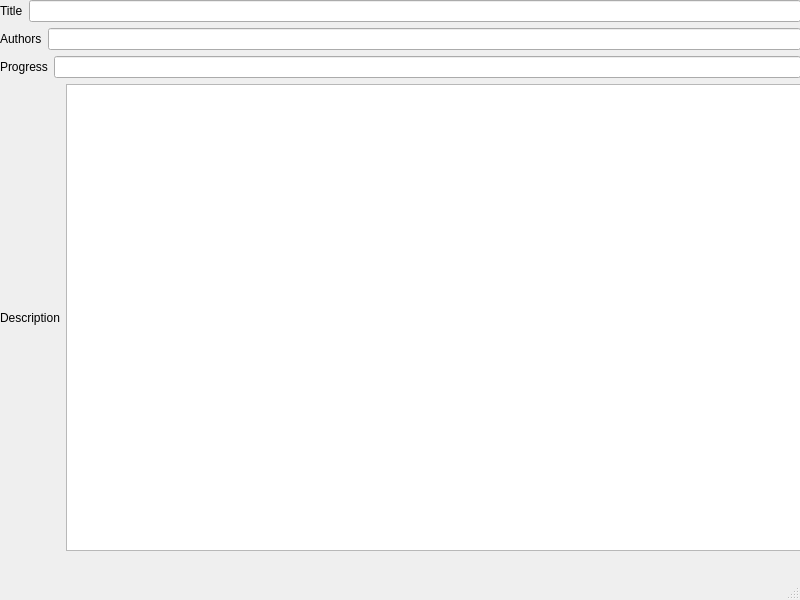
<?xml version="1.0" encoding="UTF-8"?>
<ui version="4.0">
 <class>ModifyOrComposeBook</class>
 <widget class="QMainWindow" name="ModifyOrComposeBook">
  <property name="geometry">
   <rect>
    <x>0</x>
    <y>0</y>
    <width>800</width>
    <height>600</height>
   </rect>
  </property>
  <property name="windowTitle">
   <string>MainWindow</string>
  </property>
  <widget class="QWidget" name="centralwidget">
   <widget class="QWidget" name="verticalLayoutWidget">
    <property name="geometry">
     <rect>
      <x>0</x>
      <y>0</y>
      <width>801</width>
      <height>551</height>
     </rect>
    </property>
    <layout class="QVBoxLayout" name="verticalLayout">
     <item>
      <layout class="QHBoxLayout" name="horizontalLayout_3">
       <item>
        <widget class="QLabel" name="TitleLabel">
         <property name="text">
          <string>Title</string>
         </property>
        </widget>
       </item>
       <item>
        <widget class="QLineEdit" name="TtitleEdit"/>
       </item>
      </layout>
     </item>
     <item>
      <layout class="QHBoxLayout" name="horizontalLayout_2">
       <item>
        <widget class="QLabel" name="AutorLabel">
         <property name="text">
          <string>Authors</string>
         </property>
        </widget>
       </item>
       <item>
        <widget class="QLineEdit" name="auorEditor"/>
       </item>
      </layout>
     </item>
     <item>
      <layout class="QHBoxLayout" name="horizontalLayout_4">
       <item>
        <widget class="QLabel" name="label">
         <property name="text">
          <string>Progress</string>
         </property>
        </widget>
       </item>
       <item>
        <widget class="QLineEdit" name="pageEditor"/>
       </item>
      </layout>
     </item>
     <item>
      <layout class="QHBoxLayout" name="horizontalLayout">
       <item>
        <widget class="QLabel" name="pageLabel">
         <property name="text">
          <string>Description</string>
         </property>
        </widget>
       </item>
       <item>
        <widget class="QTextEdit" name="descriptioNEdition"/>
       </item>
      </layout>
     </item>
     <item>
      <layout class="QVBoxLayout" name="listPages"/>
     </item>
    </layout>
   </widget>
  </widget>
  <widget class="QMenuBar" name="menubar">
   <property name="geometry">
    <rect>
     <x>0</x>
     <y>0</y>
     <width>800</width>
     <height>22</height>
    </rect>
   </property>
  </widget>
  <widget class="QStatusBar" name="statusbar"/>
 </widget>
 <resources/>
 <connections/>
</ui>
